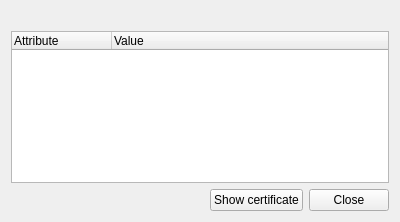
<?xml version="1.0" encoding="UTF-8"?>
<ui version="4.0">
 <class>KeyDialog</class>
 <widget class="QWidget" name="KeyDialog">
  <property name="windowModality">
   <enum>Qt::WindowModal</enum>
  </property>
  <property name="geometry">
   <rect>
    <x>0</x>
    <y>0</y>
    <width>400</width>
    <height>222</height>
   </rect>
  </property>
  <property name="windowTitle">
   <string>Crypt recipient</string>
  </property>
  <layout class="QVBoxLayout" name="KeyDialogLayout">
   <item>
    <widget class="QLabel" name="title"/>
   </item>
   <item>
    <widget class="QTreeWidget" name="view">
     <property name="rootIsDecorated">
      <bool>false</bool>
     </property>
     <column>
      <property name="text">
       <string>Attribute</string>
      </property>
     </column>
     <column>
      <property name="text">
       <string>Value</string>
      </property>
     </column>
    </widget>
   </item>
   <item>
    <layout class="QHBoxLayout" name="buttonsLayout">
     <item>
      <spacer name="buttonsSpacer">
       <property name="orientation">
        <enum>Qt::Horizontal</enum>
       </property>
       <property name="sizeHint" stdset="0">
        <size>
         <width>0</width>
         <height>0</height>
        </size>
       </property>
      </spacer>
     </item>
     <item>
      <widget class="QPushButton" name="cert">
       <property name="text">
        <string>Show certificate</string>
       </property>
      </widget>
     </item>
     <item>
      <widget class="QPushButton" name="close">
       <property name="text">
        <string>Close</string>
       </property>
      </widget>
     </item>
    </layout>
   </item>
  </layout>
 </widget>
 <resources/>
 <connections>
  <connection>
   <sender>cert</sender>
   <signal>clicked()</signal>
   <receiver>KeyDialog</receiver>
   <slot>showCertificate()</slot>
   <hints>
    <hint type="sourcelabel">
     <x>335</x>
     <y>272</y>
    </hint>
    <hint type="destinationlabel">
     <x>199</x>
     <y>167</y>
    </hint>
   </hints>
  </connection>
  <connection>
   <sender>close</sender>
   <signal>clicked()</signal>
   <receiver>KeyDialog</receiver>
   <slot>close()</slot>
   <hints>
    <hint type="sourcelabel">
     <x>352</x>
     <y>200</y>
    </hint>
    <hint type="destinationlabel">
     <x>199</x>
     <y>110</y>
    </hint>
   </hints>
  </connection>
 </connections>
 <slots>
  <slot>showCertificate()</slot>
 </slots>
</ui>
